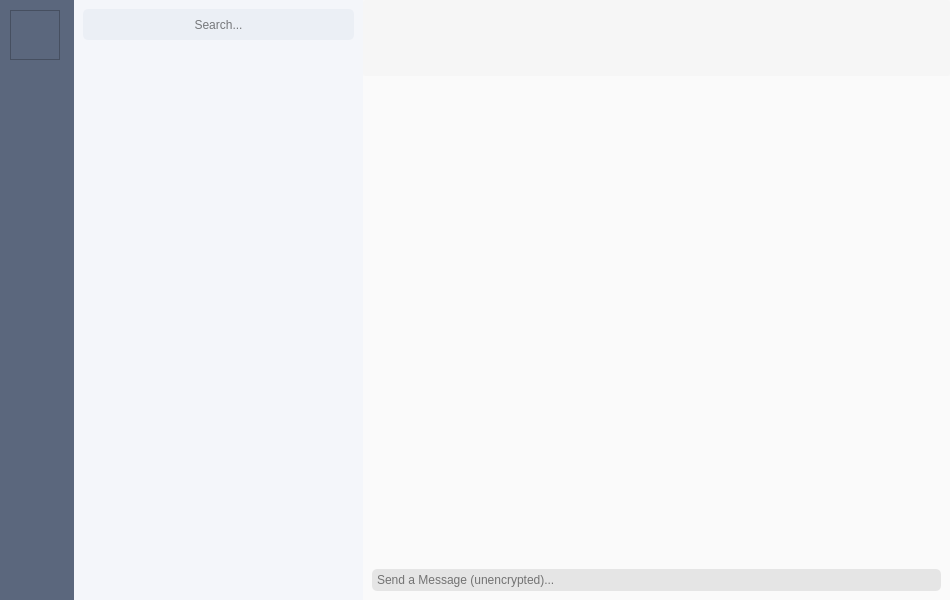
<?xml version="1.0" encoding="UTF-8"?>
<ui version="4.0">
 <class>ChatWidget</class>
 <widget class="QWidget" name="ChatWidget">
  <property name="windowModality">
   <enum>Qt::ApplicationModal</enum>
  </property>
  <property name="geometry">
   <rect>
    <x>0</x>
    <y>0</y>
    <width>950</width>
    <height>600</height>
   </rect>
  </property>
  <property name="sizePolicy">
   <sizepolicy hsizetype="Expanding" vsizetype="Expanding">
    <horstretch>0</horstretch>
    <verstretch>0</verstretch>
   </sizepolicy>
  </property>
  <property name="minimumSize">
   <size>
    <width>950</width>
    <height>600</height>
   </size>
  </property>
  <property name="windowTitle">
   <string>Morpheus</string>
  </property>
  <property name="windowIcon">
   <iconset>
    <normaloff>:/qml/resources/logos/MorpheusBig.png</normaloff>:/qml/resources/logos/MorpheusBig.png</iconset>
  </property>
  <property name="autoFillBackground">
   <bool>false</bool>
  </property>
  <property name="styleSheet">
   <string notr="true">background-color: rgb(244, 246, 250);</string>
  </property>
  <layout class="QGridLayout" name="gridLayout">
   <property name="leftMargin">
    <number>0</number>
   </property>
   <property name="topMargin">
    <number>0</number>
   </property>
   <property name="rightMargin">
    <number>0</number>
   </property>
   <property name="bottomMargin">
    <number>0</number>
   </property>
   <property name="spacing">
    <number>0</number>
   </property>
   <item row="0" column="0">
    <widget class="QWidget" name="sidebarWidget" native="true">
     <property name="sizePolicy">
      <sizepolicy hsizetype="Preferred" vsizetype="Preferred">
       <horstretch>0</horstretch>
       <verstretch>0</verstretch>
      </sizepolicy>
     </property>
     <property name="styleSheet">
      <string notr="true">background-color: rgb(91, 103, 125);
/* rgb(70, 79, 96);*/</string>
     </property>
     <layout class="QGridLayout" name="gridLayout_6">
      <property name="leftMargin">
       <number>0</number>
      </property>
      <property name="topMargin">
       <number>0</number>
      </property>
      <property name="rightMargin">
       <number>0</number>
      </property>
      <property name="bottomMargin">
       <number>0</number>
      </property>
      <property name="spacing">
       <number>0</number>
      </property>
      <item row="0" column="0">
       <widget class="QWidget" name="userAvatarLayout" native="true">
        <property name="sizePolicy">
         <sizepolicy hsizetype="Preferred" vsizetype="Preferred">
          <horstretch>0</horstretch>
          <verstretch>0</verstretch>
         </sizepolicy>
        </property>
        <widget class="QGraphicsView" name="UserAvatar">
         <property name="geometry">
          <rect>
           <x>10</x>
           <y>10</y>
           <width>50</width>
           <height>50</height>
          </rect>
         </property>
        </widget>
       </widget>
      </item>
      <item row="1" column="0">
       <widget class="QWidget" name="buttonAreaLayout" native="true">
        <property name="sizePolicy">
         <sizepolicy hsizetype="Fixed" vsizetype="Preferred">
          <horstretch>0</horstretch>
          <verstretch>0</verstretch>
         </sizepolicy>
        </property>
        <layout class="QVBoxLayout" name="verticalLayout_8">
         <property name="spacing">
          <number>0</number>
         </property>
         <property name="leftMargin">
          <number>0</number>
         </property>
         <property name="topMargin">
          <number>0</number>
         </property>
         <property name="rightMargin">
          <number>0</number>
         </property>
         <property name="bottomMargin">
          <number>0</number>
         </property>
         <item>
          <widget class="QWidget" name="buttonsExceptSettings" native="true">
           <property name="sizePolicy">
            <sizepolicy hsizetype="Preferred" vsizetype="Preferred">
             <horstretch>0</horstretch>
             <verstretch>0</verstretch>
            </sizepolicy>
           </property>
           <layout class="QVBoxLayout" name="verticalLayout">
            <property name="spacing">
             <number>0</number>
            </property>
            <property name="leftMargin">
             <number>7</number>
            </property>
            <property name="topMargin">
             <number>45</number>
            </property>
            <property name="rightMargin">
             <number>9</number>
            </property>
            <item>
             <widget class="QWidget" name="to1ChatButtonLayout" native="true">
              <layout class="QHBoxLayout" name="horizontalLayout_3">
               <property name="spacing">
                <number>0</number>
               </property>
               <property name="topMargin">
                <number>0</number>
               </property>
               <property name="rightMargin">
                <number>9</number>
               </property>
               <property name="bottomMargin">
                <number>0</number>
               </property>
               <item>
                <widget class="QPushButton" name="to1ChatButton">
                 <property name="sizePolicy">
                  <sizepolicy hsizetype="Fixed" vsizetype="Fixed">
                   <horstretch>0</horstretch>
                   <verstretch>0</verstretch>
                  </sizepolicy>
                 </property>
                 <property name="minimumSize">
                  <size>
                   <width>0</width>
                   <height>0</height>
                  </size>
                 </property>
                 <property name="toolTip">
                  <string>New 1-1 Chat</string>
                 </property>
                 <property name="layoutDirection">
                  <enum>Qt::LeftToRight</enum>
                 </property>
                 <property name="styleSheet">
                  <string notr="true"/>
                 </property>
                 <property name="text">
                  <string/>
                 </property>
                 <property name="icon">
                  <iconset>
                   <normaloff>:/qml/icons/ic_person_white_48px.svg</normaloff>:/qml/icons/ic_person_white_48px.svg</iconset>
                 </property>
                 <property name="iconSize">
                  <size>
                   <width>25</width>
                   <height>25</height>
                  </size>
                 </property>
                 <property name="flat">
                  <bool>true</bool>
                 </property>
                </widget>
               </item>
              </layout>
             </widget>
            </item>
            <item>
             <widget class="QWidget" name="newRoomButtonLayout" native="true">
              <layout class="QHBoxLayout" name="horizontalLayout_4">
               <property name="spacing">
                <number>0</number>
               </property>
               <property name="leftMargin">
                <number>9</number>
               </property>
               <property name="topMargin">
                <number>0</number>
               </property>
               <property name="rightMargin">
                <number>9</number>
               </property>
               <property name="bottomMargin">
                <number>0</number>
               </property>
               <item>
                <widget class="QPushButton" name="newRoomButton">
                 <property name="sizePolicy">
                  <sizepolicy hsizetype="Fixed" vsizetype="Fixed">
                   <horstretch>0</horstretch>
                   <verstretch>0</verstretch>
                  </sizepolicy>
                 </property>
                 <property name="minimumSize">
                  <size>
                   <width>0</width>
                   <height>0</height>
                  </size>
                 </property>
                 <property name="toolTip">
                  <string>New Room</string>
                 </property>
                 <property name="layoutDirection">
                  <enum>Qt::LeftToRight</enum>
                 </property>
                 <property name="styleSheet">
                  <string notr="true"/>
                 </property>
                 <property name="text">
                  <string/>
                 </property>
                 <property name="icon">
                  <iconset>
                   <normaloff>:/qml/icons/ic_add_white_48px.svg</normaloff>:/qml/icons/ic_add_white_48px.svg</iconset>
                 </property>
                 <property name="iconSize">
                  <size>
                   <width>30</width>
                   <height>30</height>
                  </size>
                 </property>
                 <property name="flat">
                  <bool>true</bool>
                 </property>
                </widget>
               </item>
              </layout>
             </widget>
            </item>
            <item>
             <widget class="QWidget" name="directoryButtonLayout" native="true">
              <layout class="QHBoxLayout" name="horizontalLayout_2">
               <property name="spacing">
                <number>0</number>
               </property>
               <property name="leftMargin">
                <number>9</number>
               </property>
               <property name="topMargin">
                <number>0</number>
               </property>
               <property name="rightMargin">
                <number>9</number>
               </property>
               <property name="bottomMargin">
                <number>0</number>
               </property>
               <item>
                <widget class="QPushButton" name="directoryButton">
                 <property name="sizePolicy">
                  <sizepolicy hsizetype="Fixed" vsizetype="Fixed">
                   <horstretch>0</horstretch>
                   <verstretch>0</verstretch>
                  </sizepolicy>
                 </property>
                 <property name="minimumSize">
                  <size>
                   <width>0</width>
                   <height>0</height>
                  </size>
                 </property>
                 <property name="toolTip">
                  <string>Directory</string>
                 </property>
                 <property name="layoutDirection">
                  <enum>Qt::LeftToRight</enum>
                 </property>
                 <property name="styleSheet">
                  <string notr="true"/>
                 </property>
                 <property name="text">
                  <string/>
                 </property>
                 <property name="icon">
                  <iconset>
                   <normaloff>:/qml/icons/ic_menu_white_48px.svg</normaloff>:/qml/icons/ic_menu_white_48px.svg</iconset>
                 </property>
                 <property name="iconSize">
                  <size>
                   <width>25</width>
                   <height>25</height>
                  </size>
                 </property>
                 <property name="flat">
                  <bool>true</bool>
                 </property>
                </widget>
               </item>
              </layout>
             </widget>
            </item>
            <item>
             <widget class="QWidget" name="settingsButtonLayout" native="true">
              <layout class="QHBoxLayout" name="horizontalLayout">
               <property name="spacing">
                <number>0</number>
               </property>
               <property name="leftMargin">
                <number>9</number>
               </property>
               <property name="topMargin">
                <number>0</number>
               </property>
               <property name="rightMargin">
                <number>9</number>
               </property>
               <property name="bottomMargin">
                <number>0</number>
               </property>
               <item>
                <widget class="QPushButton" name="settingsMenuButton">
                 <property name="sizePolicy">
                  <sizepolicy hsizetype="Fixed" vsizetype="Fixed">
                   <horstretch>0</horstretch>
                   <verstretch>0</verstretch>
                  </sizepolicy>
                 </property>
                 <property name="minimumSize">
                  <size>
                   <width>0</width>
                   <height>0</height>
                  </size>
                 </property>
                 <property name="mouseTracking">
                  <bool>false</bool>
                 </property>
                 <property name="toolTip">
                  <string>Settings</string>
                 </property>
                 <property name="layoutDirection">
                  <enum>Qt::LeftToRight</enum>
                 </property>
                 <property name="styleSheet">
                  <string notr="true"/>
                 </property>
                 <property name="text">
                  <string/>
                 </property>
                 <property name="icon">
                  <iconset>
                   <normaloff>:/qml/icons/ic_settings_white_48px.svg</normaloff>:/qml/icons/ic_settings_white_48px.svg</iconset>
                 </property>
                 <property name="iconSize">
                  <size>
                   <width>25</width>
                   <height>25</height>
                  </size>
                 </property>
                 <property name="flat">
                  <bool>true</bool>
                 </property>
                </widget>
               </item>
              </layout>
             </widget>
            </item>
            <item>
             <widget class="QWidget" name="LogoutButtonLayout" native="true">
              <layout class="QHBoxLayout" name="horizontalLayout_5">
               <property name="spacing">
                <number>0</number>
               </property>
               <property name="topMargin">
                <number>0</number>
               </property>
               <property name="rightMargin">
                <number>9</number>
               </property>
               <property name="bottomMargin">
                <number>0</number>
               </property>
               <item>
                <widget class="QPushButton" name="LogoutButton">
                 <property name="sizePolicy">
                  <sizepolicy hsizetype="Fixed" vsizetype="Fixed">
                   <horstretch>0</horstretch>
                   <verstretch>0</verstretch>
                  </sizepolicy>
                 </property>
                 <property name="minimumSize">
                  <size>
                   <width>0</width>
                   <height>0</height>
                  </size>
                 </property>
                 <property name="toolTip">
                  <string>Logout</string>
                 </property>
                 <property name="layoutDirection">
                  <enum>Qt::LeftToRight</enum>
                 </property>
                 <property name="styleSheet">
                  <string notr="true"/>
                 </property>
                 <property name="text">
                  <string/>
                 </property>
                 <property name="icon">
                  <iconset>
                   <normaloff>:/qml/icons/sign-out.svg</normaloff>:/qml/icons/sign-out.svg</iconset>
                 </property>
                 <property name="iconSize">
                  <size>
                   <width>25</width>
                   <height>25</height>
                  </size>
                 </property>
                 <property name="flat">
                  <bool>true</bool>
                 </property>
                </widget>
               </item>
              </layout>
             </widget>
            </item>
           </layout>
           <zorder>settingsButtonLayout</zorder>
           <zorder>directoryButtonLayout</zorder>
           <zorder>to1ChatButtonLayout</zorder>
           <zorder>newRoomButtonLayout</zorder>
           <zorder>LogoutButtonLayout</zorder>
          </widget>
         </item>
        </layout>
       </widget>
      </item>
     </layout>
     <zorder>buttonAreaLayout</zorder>
     <zorder>userAvatarLayout</zorder>
    </widget>
   </item>
   <item row="0" column="1">
    <widget class="QWidget" name="RoomBarWidget" native="true">
     <property name="sizePolicy">
      <sizepolicy hsizetype="Fixed" vsizetype="Preferred">
       <horstretch>0</horstretch>
       <verstretch>0</verstretch>
      </sizepolicy>
     </property>
     <layout class="QVBoxLayout" name="verticalLayout_6">
      <property name="spacing">
       <number>0</number>
      </property>
      <property name="leftMargin">
       <number>0</number>
      </property>
      <property name="topMargin">
       <number>0</number>
      </property>
      <property name="rightMargin">
       <number>0</number>
      </property>
      <property name="bottomMargin">
       <number>0</number>
      </property>
      <item>
       <widget class="QWidget" name="SearchWidget" native="true">
        <property name="sizePolicy">
         <sizepolicy hsizetype="Preferred" vsizetype="Preferred">
          <horstretch>0</horstretch>
          <verstretch>0</verstretch>
         </sizepolicy>
        </property>
        <layout class="QGridLayout" name="gridLayout_2">
         <property name="leftMargin">
          <number>9</number>
         </property>
         <property name="topMargin">
          <number>9</number>
         </property>
         <property name="rightMargin">
          <number>9</number>
         </property>
         <property name="bottomMargin">
          <number>9</number>
         </property>
         <property name="spacing">
          <number>0</number>
         </property>
         <item row="0" column="0">
          <widget class="QLineEdit" name="SearchInput">
           <property name="sizePolicy">
            <sizepolicy hsizetype="Fixed" vsizetype="Fixed">
             <horstretch>0</horstretch>
             <verstretch>0</verstretch>
            </sizepolicy>
           </property>
           <property name="minimumSize">
            <size>
             <width>271</width>
             <height>31</height>
            </size>
           </property>
           <property name="styleSheet">
            <string notr="true">background-color: rgb(235, 239, 245);
border: 0;
border-radius: 5px;</string>
           </property>
           <property name="text">
            <string/>
           </property>
           <property name="alignment">
            <set>Qt::AlignCenter</set>
           </property>
           <property name="placeholderText">
            <string>Search...</string>
           </property>
          </widget>
         </item>
        </layout>
       </widget>
      </item>
      <item>
       <widget class="QScrollArea" name="roomScroll">
        <property name="enabled">
         <bool>true</bool>
        </property>
        <property name="sizePolicy">
         <sizepolicy hsizetype="Expanding" vsizetype="Expanding">
          <horstretch>0</horstretch>
          <verstretch>0</verstretch>
         </sizepolicy>
        </property>
        <property name="minimumSize">
         <size>
          <width>0</width>
          <height>0</height>
         </size>
        </property>
        <property name="styleSheet">
         <string notr="true">border:0;</string>
        </property>
        <property name="verticalScrollBarPolicy">
         <enum>Qt::ScrollBarAsNeeded</enum>
        </property>
        <property name="horizontalScrollBarPolicy">
         <enum>Qt::ScrollBarAlwaysOff</enum>
        </property>
        <property name="widgetResizable">
         <bool>true</bool>
        </property>
        <property name="alignment">
         <set>Qt::AlignBottom|Qt::AlignLeading|Qt::AlignLeft</set>
        </property>
        <widget class="QWidget" name="roomScrollAreaContent">
         <property name="geometry">
          <rect>
           <x>0</x>
           <y>0</y>
           <width>289</width>
           <height>551</height>
          </rect>
         </property>
         <property name="minimumSize">
          <size>
           <width>0</width>
           <height>0</height>
          </size>
         </property>
        </widget>
       </widget>
      </item>
     </layout>
    </widget>
   </item>
   <item row="0" column="2">
    <widget class="QWidget" name="RoomWidget" native="true">
     <property name="minimumSize">
      <size>
       <width>0</width>
       <height>0</height>
      </size>
     </property>
     <property name="styleSheet">
      <string notr="true">background-color: rgb(250, 250, 250);</string>
     </property>
     <layout class="QVBoxLayout" name="verticalLayout_9">
      <property name="spacing">
       <number>0</number>
      </property>
      <property name="leftMargin">
       <number>0</number>
      </property>
      <property name="topMargin">
       <number>0</number>
      </property>
      <property name="rightMargin">
       <number>0</number>
      </property>
      <property name="bottomMargin">
       <number>0</number>
      </property>
      <item>
       <widget class="QWidget" name="titleBar" native="true">
        <property name="sizePolicy">
         <sizepolicy hsizetype="Expanding" vsizetype="Preferred">
          <horstretch>0</horstretch>
          <verstretch>0</verstretch>
         </sizepolicy>
        </property>
        <property name="minimumSize">
         <size>
          <width>0</width>
          <height>0</height>
         </size>
        </property>
        <property name="styleSheet">
         <string notr="true">background-color:rgb(246, 246, 246);
border-radius: 2px;</string>
        </property>
        <layout class="QGridLayout" name="gridLayout_7">
         <property name="leftMargin">
          <number>9</number>
         </property>
         <property name="topMargin">
          <number>9</number>
         </property>
         <property name="rightMargin">
          <number>9</number>
         </property>
         <property name="bottomMargin">
          <number>9</number>
         </property>
         <property name="horizontalSpacing">
          <number>6</number>
         </property>
         <item row="0" column="0">
          <widget class="QLabel" name="roomAvatar">
           <property name="sizePolicy">
            <sizepolicy hsizetype="Fixed" vsizetype="Fixed">
             <horstretch>0</horstretch>
             <verstretch>0</verstretch>
            </sizepolicy>
           </property>
           <property name="minimumSize">
            <size>
             <width>0</width>
             <height>0</height>
            </size>
           </property>
           <property name="text">
            <string/>
           </property>
           <property name="scaledContents">
            <bool>true</bool>
           </property>
          </widget>
         </item>
         <item row="0" column="1">
          <layout class="QVBoxLayout" name="TitleLayout">
           <property name="sizeConstraint">
            <enum>QLayout::SetDefaultConstraint</enum>
           </property>
           <item>
            <widget class="QLabel" name="RoomTitle">
             <property name="sizePolicy">
              <sizepolicy hsizetype="Expanding" vsizetype="Preferred">
               <horstretch>0</horstretch>
               <verstretch>0</verstretch>
              </sizepolicy>
             </property>
             <property name="minimumSize">
              <size>
               <width>0</width>
               <height>0</height>
              </size>
             </property>
             <property name="font">
              <font>
               <family>Arial</family>
               <pointsize>25</pointsize>
               <underline>true</underline>
               <stylestrategy>PreferAntialias</stylestrategy>
              </font>
             </property>
             <property name="text">
              <string/>
             </property>
             <property name="wordWrap">
              <bool>true</bool>
             </property>
             <property name="openExternalLinks">
              <bool>false</bool>
             </property>
             <property name="textInteractionFlags">
              <set>Qt::LinksAccessibleByMouse|Qt::TextSelectableByKeyboard|Qt::TextSelectableByMouse</set>
             </property>
            </widget>
           </item>
           <item>
            <widget class="QLabel" name="Topic">
             <property name="sizePolicy">
              <sizepolicy hsizetype="Expanding" vsizetype="Preferred">
               <horstretch>0</horstretch>
               <verstretch>0</verstretch>
              </sizepolicy>
             </property>
             <property name="minimumSize">
              <size>
               <width>0</width>
               <height>0</height>
              </size>
             </property>
             <property name="font">
              <font>
               <family>Arial</family>
               <pointsize>9</pointsize>
               <stylestrategy>PreferAntialias</stylestrategy>
              </font>
             </property>
             <property name="text">
              <string/>
             </property>
             <property name="textFormat">
              <enum>Qt::AutoText</enum>
             </property>
             <property name="scaledContents">
              <bool>false</bool>
             </property>
             <property name="alignment">
              <set>Qt::AlignLeading|Qt::AlignLeft|Qt::AlignTop</set>
             </property>
             <property name="wordWrap">
              <bool>true</bool>
             </property>
             <property name="openExternalLinks">
              <bool>true</bool>
             </property>
             <property name="textInteractionFlags">
              <set>Qt::LinksAccessibleByMouse|Qt::TextSelectableByKeyboard|Qt::TextSelectableByMouse</set>
             </property>
            </widget>
           </item>
          </layout>
         </item>
         <item row="0" column="2">
          <widget class="QPushButton" name="callButton">
           <property name="sizePolicy">
            <sizepolicy hsizetype="Fixed" vsizetype="Fixed">
             <horstretch>0</horstretch>
             <verstretch>0</verstretch>
            </sizepolicy>
           </property>
           <property name="minimumSize">
            <size>
             <width>0</width>
             <height>0</height>
            </size>
           </property>
           <property name="toolTip">
            <string>Start Voice Chat</string>
           </property>
           <property name="autoFillBackground">
            <bool>false</bool>
           </property>
           <property name="styleSheet">
            <string notr="true"/>
           </property>
           <property name="text">
            <string/>
           </property>
           <property name="icon">
            <iconset>
             <normaloff>:/qml/icons/ic_phone_black_48px.svg</normaloff>:/qml/icons/ic_phone_black_48px.svg</iconset>
           </property>
           <property name="iconSize">
            <size>
             <width>25</width>
             <height>25</height>
            </size>
           </property>
           <property name="flat">
            <bool>true</bool>
           </property>
          </widget>
         </item>
         <item row="0" column="3">
          <widget class="QPushButton" name="videoCallButton">
           <property name="sizePolicy">
            <sizepolicy hsizetype="Fixed" vsizetype="Fixed">
             <horstretch>0</horstretch>
             <verstretch>0</verstretch>
            </sizepolicy>
           </property>
           <property name="minimumSize">
            <size>
             <width>0</width>
             <height>0</height>
            </size>
           </property>
           <property name="toolTip">
            <string>Start Video Chat</string>
           </property>
           <property name="styleSheet">
            <string notr="true">;</string>
           </property>
           <property name="text">
            <string/>
           </property>
           <property name="icon">
            <iconset>
             <normaloff>:/qml/icons/ic_video_call_black_48px.svg</normaloff>:/qml/icons/ic_video_call_black_48px.svg</iconset>
           </property>
           <property name="iconSize">
            <size>
             <width>25</width>
             <height>25</height>
            </size>
           </property>
           <property name="flat">
            <bool>true</bool>
           </property>
          </widget>
         </item>
        </layout>
       </widget>
      </item>
      <item>
       <layout class="QVBoxLayout" name="messageAreaLayout">
        <property name="spacing">
         <number>9</number>
        </property>
        <item>
         <widget class="QScrollArea" name="messageScroll">
          <property name="sizePolicy">
           <sizepolicy hsizetype="Expanding" vsizetype="Expanding">
            <horstretch>0</horstretch>
            <verstretch>0</verstretch>
           </sizepolicy>
          </property>
          <property name="minimumSize">
           <size>
            <width>0</width>
            <height>0</height>
           </size>
          </property>
          <property name="styleSheet">
           <string notr="true">border:0;</string>
          </property>
          <property name="horizontalScrollBarPolicy">
           <enum>Qt::ScrollBarAlwaysOff</enum>
          </property>
          <property name="widgetResizable">
           <bool>true</bool>
          </property>
          <property name="alignment">
           <set>Qt::AlignBottom|Qt::AlignLeading|Qt::AlignLeft</set>
          </property>
          <widget class="QWidget" name="messagesScrollAreaContent">
           <property name="geometry">
            <rect>
             <x>0</x>
             <y>0</y>
             <width>593</width>
             <height>469</height>
            </rect>
           </property>
           <property name="minimumSize">
            <size>
             <width>0</width>
             <height>0</height>
            </size>
           </property>
          </widget>
         </widget>
        </item>
        <item>
         <widget class="QWidget" name="messageInputWrapper" native="true">
          <property name="sizePolicy">
           <sizepolicy hsizetype="Preferred" vsizetype="Preferred">
            <horstretch>0</horstretch>
            <verstretch>0</verstretch>
           </sizepolicy>
          </property>
          <property name="minimumSize">
           <size>
            <width>0</width>
            <height>0</height>
           </size>
          </property>
          <layout class="QGridLayout" name="gridLayout_3" rowstretch="0">
           <property name="leftMargin">
            <number>9</number>
           </property>
           <property name="topMargin">
            <number>9</number>
           </property>
           <property name="rightMargin">
            <number>9</number>
           </property>
           <property name="bottomMargin">
            <number>9</number>
           </property>
           <property name="spacing">
            <number>0</number>
           </property>
           <item row="0" column="0">
            <widget class="QLineEdit" name="MessageInput">
             <property name="sizePolicy">
              <sizepolicy hsizetype="Preferred" vsizetype="Preferred">
               <horstretch>0</horstretch>
               <verstretch>0</verstretch>
              </sizepolicy>
             </property>
             <property name="minimumSize">
              <size>
               <width>0</width>
               <height>0</height>
              </size>
             </property>
             <property name="styleSheet">
              <string notr="true">background-color: rgb(229, 229, 229);
border: 0;
border-radius: 5px;
padding: 3px</string>
             </property>
             <property name="inputMask">
              <string/>
             </property>
             <property name="text">
              <string/>
             </property>
             <property name="maxLength">
              <number>999999999</number>
             </property>
             <property name="frame">
              <bool>true</bool>
             </property>
             <property name="readOnly">
              <bool>false</bool>
             </property>
             <property name="placeholderText">
              <string>Send a Message (unencrypted)...</string>
             </property>
             <property name="clearButtonEnabled">
              <bool>false</bool>
             </property>
            </widget>
           </item>
          </layout>
         </widget>
        </item>
       </layout>
      </item>
     </layout>
    </widget>
   </item>
  </layout>
  <zorder>RoomBarWidget</zorder>
  <zorder>sidebarWidget</zorder>
  <zorder>RoomWidget</zorder>
 </widget>
 <resources>
  <include location="../../rcc.qrc"/>
 </resources>
 <connections/>
</ui>
